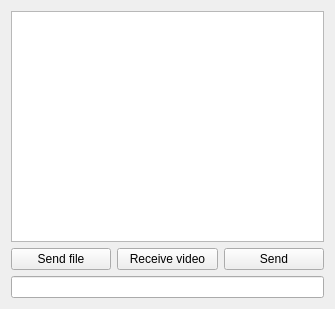
<ui version="4.0" >
 <class>chatWin</class>
 <widget class="QWidget" name="chatWin" >
  <property name="geometry" >
   <rect>
    <x>0</x>
    <y>0</y>
    <width>335</width>
    <height>309</height>
   </rect>
  </property>
  <property name="windowTitle" >
   <string>Contact's jid</string>
  </property>
  <layout class="QHBoxLayout" >
   <item>
    <layout class="QVBoxLayout" >
     <item>
      <widget class="QTextEdit" name="discutionText" >
       <property name="focusPolicy" >
        <enum>Qt::NoFocus</enum>
       </property>
       <property name="undoRedoEnabled" >
        <bool>false</bool>
       </property>
       <property name="readOnly" >
        <bool>true</bool>
       </property>
      </widget>
     </item>
     <item>
      <layout class="QHBoxLayout" >
       <item>
        <widget class="QPushButton" name="sendFileBtn" >
         <property name="text" >
          <string>Send file</string>
         </property>
        </widget>
       </item>
       <item>
        <widget class="QPushButton" name="videoBtn" >
         <property name="sizePolicy" >
          <sizepolicy vsizetype="Minimum" hsizetype="Minimum" >
           <horstretch>0</horstretch>
           <verstretch>0</verstretch>
          </sizepolicy>
         </property>
         <property name="toolTip" >
          <string>Don't push me !!!</string>
         </property>
         <property name="layoutDirection" >
          <enum>Qt::LeftToRight</enum>
         </property>
         <property name="text" >
          <string>Receive video</string>
         </property>
        </widget>
       </item>
       <item>
        <widget class="QPushButton" name="sendBtn" >
         <property name="sizePolicy" >
          <sizepolicy vsizetype="Minimum" hsizetype="Minimum" >
           <horstretch>0</horstretch>
           <verstretch>0</verstretch>
          </sizepolicy>
         </property>
         <property name="minimumSize" >
          <size>
           <width>40</width>
           <height>0</height>
          </size>
         </property>
         <property name="focusPolicy" >
          <enum>Qt::NoFocus</enum>
         </property>
         <property name="text" >
          <string>Send</string>
         </property>
        </widget>
       </item>
      </layout>
     </item>
     <item>
      <widget class="QLineEdit" name="messageLine" >
       <property name="sizePolicy" >
        <sizepolicy vsizetype="Fixed" hsizetype="Expanding" >
         <horstretch>0</horstretch>
         <verstretch>0</verstretch>
        </sizepolicy>
       </property>
      </widget>
     </item>
    </layout>
   </item>
  </layout>
 </widget>
 <tabstops>
  <tabstop>messageLine</tabstop>
  <tabstop>sendFileBtn</tabstop>
  <tabstop>videoBtn</tabstop>
 </tabstops>
 <resources/>
 <connections/>
</ui>
